Frame 1 (no input): blank canvas, image omitted
Frame 60 (the mouse pressed at the canvas centre just before this capture): blank canvas, image omitted
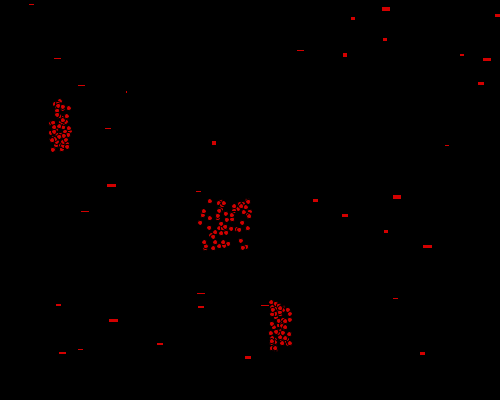
Frame 120 (the mouse held since frame 60 and released just before this capture)

The Processing sketch whose frames 1 and 60 were blank and that drew this single picture after the mouse press (run headless with seeded random() and noise(); from frame 60 on, the mouse is pressed at the canvas centre):

// Processing sketch: yulin
// ── yulin.pde
void setup() {
  size(500, 400);
  background(0);
  textSize(64);
}


void draw() {
  if (keyPressed) {
    if ((key=='1')||(key=='I')) {
      fill(227, 166, 20);
      ellipse(60, 80, 20, 20);
      ellipse(280, 280, 20, 20);
      fill(137, 194, 60);
      text('l', 150, 250);
      fill(62, 180, 233);
      textSize(120);
      text('v', 300, 250);
      fill(213, 19, 39);
      text('E', 400, 250);
      fill(220, 198, 27);
      textSize(64);
      text('U', 220, 350);
    }
  }
  if (mousePressed==true) {
    fill(211, 0, 0);
    ellipse(random(50, 70), random(100, 150), 5, 5);
    ellipse(random(200, 250), random(200, 250), 5, 5);
    ellipse(random( 270, 290), random(300, 350), 5, 5);
    rect(random(0, 500), random(0, 400), random(5, 10), random(0, 5));
  }
  fill(0);
  rect(random(0, 500), random(0, 400), random(5, 10), random(0, 5));
}
